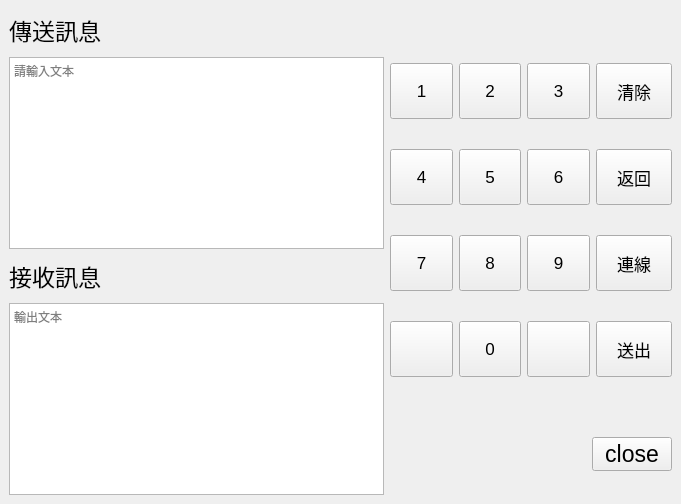
<?xml version="1.0" encoding="UTF-8"?>
<ui version="4.0">
 <class>MainWindow</class>
 <widget class="QMainWindow" name="MainWindow">
  <property name="geometry">
   <rect>
    <x>0</x>
    <y>0</y>
    <width>681</width>
    <height>504</height>
   </rect>
  </property>
  <property name="windowTitle">
   <string>MainWindow</string>
  </property>
  <widget class="QWidget" name="centralwidget">
   <layout class="QHBoxLayout" name="horizontalLayout_7">
    <item>
     <layout class="QHBoxLayout" name="horizontalLayout_6" stretch="4,3">
      <item>
       <layout class="QVBoxLayout" name="verticalLayout_4">
        <item>
         <layout class="QVBoxLayout" name="verticalLayout_2">
          <item>
           <widget class="QLabel" name="label2">
            <property name="font">
             <font>
              <pointsize>17</pointsize>
             </font>
            </property>
            <property name="text">
             <string>傳送訊息</string>
            </property>
           </widget>
          </item>
          <item>
           <widget class="QTextEdit" name="text2">
            <property name="sizePolicy">
             <sizepolicy hsizetype="Preferred" vsizetype="Preferred">
              <horstretch>0</horstretch>
              <verstretch>0</verstretch>
             </sizepolicy>
            </property>
            <property name="placeholderText">
             <string>請輸入文本</string>
            </property>
           </widget>
          </item>
         </layout>
        </item>
        <item>
         <layout class="QVBoxLayout" name="verticalLayout_3">
          <item>
           <widget class="QLabel" name="label3">
            <property name="font">
             <font>
              <pointsize>17</pointsize>
             </font>
            </property>
            <property name="text">
             <string>接收訊息</string>
            </property>
           </widget>
          </item>
          <item>
           <widget class="QTextEdit" name="text3">
            <property name="sizePolicy">
             <sizepolicy hsizetype="Preferred" vsizetype="Preferred">
              <horstretch>0</horstretch>
              <verstretch>0</verstretch>
             </sizepolicy>
            </property>
            <property name="placeholderText">
             <string>輸出文本</string>
            </property>
           </widget>
          </item>
         </layout>
        </item>
       </layout>
      </item>
      <item>
       <layout class="QVBoxLayout" name="verticalLayout_button">
        <item>
         <spacer name="verticalSpacer">
          <property name="orientation">
           <enum>Qt::Vertical</enum>
          </property>
          <property name="sizeType">
           <enum>QSizePolicy::Preferred</enum>
          </property>
          <property name="sizeHint" stdset="0">
           <size>
            <width>13</width>
            <height>30</height>
           </size>
          </property>
         </spacer>
        </item>
        <item>
         <layout class="QHBoxLayout" name="horizontalLayout" stretch="0,0,0,0">
          <item>
           <widget class="QPushButton" name="btn_n1">
            <property name="font">
             <font>
              <pointsize>13</pointsize>
             </font>
            </property>
            <property name="styleSheet">
             <string notr="true">padding: 2px;     
min-width: 50px;   
min-height: 50px;  
</string>
            </property>
            <property name="text">
             <string>1</string>
            </property>
           </widget>
          </item>
          <item>
           <widget class="QPushButton" name="btn_n2">
            <property name="font">
             <font>
              <pointsize>13</pointsize>
             </font>
            </property>
            <property name="styleSheet">
             <string notr="true">padding: 2px;     
min-width: 50px;   
min-height: 50px;  
</string>
            </property>
            <property name="text">
             <string>2</string>
            </property>
           </widget>
          </item>
          <item>
           <widget class="QPushButton" name="btn_n3">
            <property name="font">
             <font>
              <pointsize>13</pointsize>
             </font>
            </property>
            <property name="styleSheet">
             <string notr="true">padding: 2px;     
min-width: 50px;   
min-height: 50px;  
</string>
            </property>
            <property name="text">
             <string>3</string>
            </property>
           </widget>
          </item>
          <item>
           <widget class="QPushButton" name="btn_cls">
            <property name="font">
             <font>
              <pointsize>13</pointsize>
             </font>
            </property>
            <property name="styleSheet">
             <string notr="true">padding: 2px;     
min-width: 70px;   
min-height: 50px;  
</string>
            </property>
            <property name="text">
             <string>清除</string>
            </property>
           </widget>
          </item>
         </layout>
        </item>
        <item>
         <layout class="QHBoxLayout" name="horizontalLayout_2">
          <item>
           <widget class="QPushButton" name="btn_n4">
            <property name="font">
             <font>
              <pointsize>13</pointsize>
             </font>
            </property>
            <property name="styleSheet">
             <string notr="true">padding: 2px;     
min-width: 50px;   
min-height: 50px;  
</string>
            </property>
            <property name="text">
             <string>4</string>
            </property>
           </widget>
          </item>
          <item>
           <widget class="QPushButton" name="btn_n5">
            <property name="font">
             <font>
              <pointsize>13</pointsize>
             </font>
            </property>
            <property name="styleSheet">
             <string notr="true">padding: 2px;     
min-width: 50px;   
min-height: 50px;  
</string>
            </property>
            <property name="text">
             <string>5</string>
            </property>
           </widget>
          </item>
          <item>
           <widget class="QPushButton" name="btn_n6">
            <property name="font">
             <font>
              <pointsize>13</pointsize>
             </font>
            </property>
            <property name="styleSheet">
             <string notr="true">padding: 2px;     
min-width: 50px;   
min-height: 50px;  
</string>
            </property>
            <property name="text">
             <string>6</string>
            </property>
           </widget>
          </item>
          <item>
           <widget class="QPushButton" name="btn_return">
            <property name="font">
             <font>
              <pointsize>13</pointsize>
             </font>
            </property>
            <property name="styleSheet">
             <string notr="true">padding: 2px;     
min-width: 70px;   
min-height: 50px;  
</string>
            </property>
            <property name="text">
             <string>返回</string>
            </property>
           </widget>
          </item>
         </layout>
        </item>
        <item>
         <layout class="QHBoxLayout" name="horizontalLayout_3">
          <item>
           <widget class="QPushButton" name="btn_n7">
            <property name="font">
             <font>
              <pointsize>13</pointsize>
             </font>
            </property>
            <property name="styleSheet">
             <string notr="true">padding: 2px;     
min-width: 50px;   
min-height: 50px;  
</string>
            </property>
            <property name="text">
             <string>7</string>
            </property>
           </widget>
          </item>
          <item>
           <widget class="QPushButton" name="btn_n8">
            <property name="font">
             <font>
              <pointsize>13</pointsize>
             </font>
            </property>
            <property name="styleSheet">
             <string notr="true">padding: 2px;     
min-width: 50px;   
min-height: 50px;  
</string>
            </property>
            <property name="text">
             <string>8</string>
            </property>
           </widget>
          </item>
          <item>
           <widget class="QPushButton" name="btn_n9">
            <property name="font">
             <font>
              <pointsize>13</pointsize>
             </font>
            </property>
            <property name="styleSheet">
             <string notr="true">padding: 2px;     
min-width: 50px;   
min-height: 50px;  
</string>
            </property>
            <property name="text">
             <string>9</string>
            </property>
           </widget>
          </item>
          <item>
           <widget class="QPushButton" name="btn_link">
            <property name="font">
             <font>
              <pointsize>13</pointsize>
             </font>
            </property>
            <property name="styleSheet">
             <string notr="true">padding: 2px;     
min-width: 70px;   
min-height: 50px;  
</string>
            </property>
            <property name="text">
             <string>連線</string>
            </property>
           </widget>
          </item>
         </layout>
        </item>
        <item>
         <layout class="QHBoxLayout" name="horizontalLayout_4">
          <item>
           <widget class="QPushButton" name="btn_null1">
            <property name="font">
             <font>
              <pointsize>13</pointsize>
             </font>
            </property>
            <property name="styleSheet">
             <string notr="true">padding: 2px;     
min-width: 50px;   
min-height: 50px;  
</string>
            </property>
            <property name="text">
             <string/>
            </property>
           </widget>
          </item>
          <item>
           <widget class="QPushButton" name="btn_n0">
            <property name="font">
             <font>
              <pointsize>13</pointsize>
             </font>
            </property>
            <property name="styleSheet">
             <string notr="true">padding: 2px;     
min-width: 50px;   
min-height: 50px;  
</string>
            </property>
            <property name="text">
             <string>0</string>
            </property>
           </widget>
          </item>
          <item>
           <widget class="QPushButton" name="btn_null2">
            <property name="font">
             <font>
              <pointsize>13</pointsize>
             </font>
            </property>
            <property name="styleSheet">
             <string notr="true">padding: 2px;     
min-width: 50px;   
min-height: 50px;  
</string>
            </property>
            <property name="text">
             <string/>
            </property>
           </widget>
          </item>
          <item>
           <widget class="QPushButton" name="btn_send">
            <property name="font">
             <font>
              <pointsize>13</pointsize>
             </font>
            </property>
            <property name="styleSheet">
             <string notr="true">padding: 2px;     
min-width: 70px;   
min-height: 50px;  
</string>
            </property>
            <property name="text">
             <string>送出</string>
            </property>
           </widget>
          </item>
         </layout>
        </item>
        <item>
         <spacer name="verticalSpacer_2">
          <property name="orientation">
           <enum>Qt::Vertical</enum>
          </property>
          <property name="sizeType">
           <enum>QSizePolicy::Preferred</enum>
          </property>
          <property name="sizeHint" stdset="0">
           <size>
            <width>97</width>
            <height>30</height>
           </size>
          </property>
         </spacer>
        </item>
        <item>
         <layout class="QHBoxLayout" name="horizontalLayout_5">
          <item>
           <spacer name="horizontalSpacer">
            <property name="orientation">
             <enum>Qt::Horizontal</enum>
            </property>
            <property name="sizeHint" stdset="0">
             <size>
              <width>40</width>
              <height>20</height>
             </size>
            </property>
           </spacer>
          </item>
          <item>
           <widget class="QPushButton" name="btn_close">
            <property name="font">
             <font>
              <pointsize>17</pointsize>
             </font>
            </property>
            <property name="styleSheet">
             <string notr="true">padding: 2px;     \nmin-width: 40px;   \nmin-height: 40px;  \n</string>
            </property>
            <property name="text">
             <string>close</string>
            </property>
           </widget>
          </item>
         </layout>
        </item>
       </layout>
      </item>
     </layout>
    </item>
   </layout>
  </widget>
 </widget>
 <resources/>
 <connections/>
</ui>
